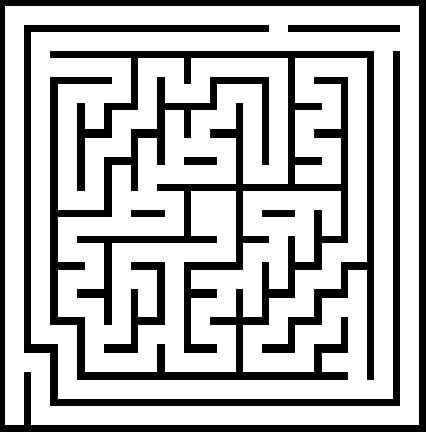
#> input picture WhatsApp Image 2025-10-24 at 17.55.22.jpeg, 426 x 432 px
$ python flood_fill_algorithm_2.py
#> lines starting #> are read from the running program, lines starting #| are printed output that depends on the picture; after the words box and inside, x2 and y2 are one past the last pixel; in counts of white or black regions, pixels touching at a corner belong together
import numpy as np
import matplotlib.pyplot as plt
from collections import deque
import cv2
from matplotlib.animation import FuncAnimation


#traitement d'image du labyrinthe
image = cv2.imread("WhatsApp Image 2025-10-24 at 17.55.22.jpeg", flags=cv2.IMREAD_GRAYSCALE)
#> image is the input picture: shape (432, 426); min 0, max 255, mean 181
_, binary = cv2.threshold(image, 127, 255, cv2.THRESH_BINARY)
#> binary: shape (432, 426); 70.9% white; 8 black regions, largest, box (x1, y1, x2, y2) and area: (50, 51, 374, 380) 30118, (0, 0, 426, 432) 10937, (24, 25, 400, 406) 9459
binary = cv2.bitwise_not(binary)
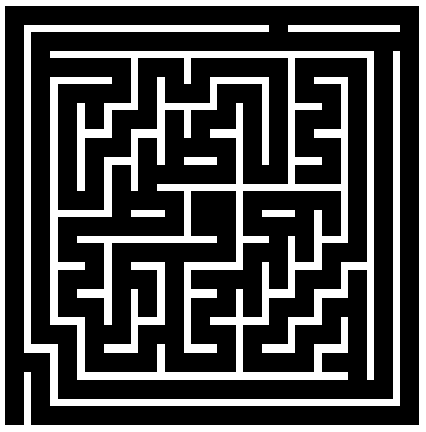
#> binary: shape (432, 426); 29.1% white; 8 white regions, largest, box (x1, y1, x2, y2) and area: (50, 51, 374, 380) 30118, (0, 0, 426, 432) 10937, (24, 25, 400, 406) 9459

maze2 = (binary <= 127).astype(int)


#réduction de la taille de l'image sans perdre d'informations
reduced_rows = deque()
previous_row = None

for row in maze2:
    if previous_row is None or not np.array_equal(row, previous_row):
        reduced_rows.append(row)
        previous_row = row
#> after the loop, previous_row = 426 values from 0 to 0

maze_reduced_v = np.array(reduced_rows).T #.T is for transposition
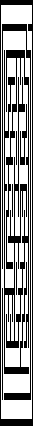
#> maze_reduced_v: shape (426, 33) int64; values 0 (black) and 1 (white), 59.9% white; 8 black regions, largest, box (x1, y1, x2, y2) and area: (4, 50, 29, 374) 3035, (0, 0, 33, 426) 1252, (2, 24, 31, 400) 996

cols_reduced = deque()
previous_col = None

for col in maze_reduced_v:
    if previous_col is None or not np.array_equal(col, previous_col):
        cols_reduced.append(col)
        previous_col = col
#> after the loop, previous_col = 33 values from 0 to 0

maze_final = np.array(cols_reduced).T
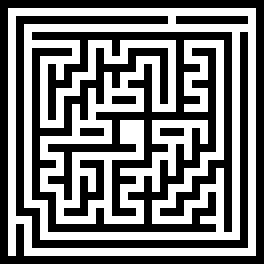
#> maze_final: shape (33, 33) int64 (shown 8 times larger); values 0 (black) and 1 (white), 47.8% white in thin lines or dots, all inside (x1, y1, x2, y2) = (1, 1, 32, 32)

size = maze_final.shape
#> size = (33, 33)

goal = (15,7)
distances = np.full(size, np.inf)
distances[goal[0]][goal[1]] = 0

frames = []

#flood fill algorithm
def floodfill(maze, goal):
#> called with goal = (15, 7)
    queue = deque([goal])

    while queue:
        x,y = queue.popleft()
        directions = [(1,0),(-1,0),(0,1),(0,-1)]
        # frames.append(distances.copy())
        for dx, dy in directions:
            nx , ny = x+dx, y+dy
            if 0 < nx < len(maze) and 0 < ny < len(maze[0]):
                if distances[nx][ny] == float('inf') and maze[nx][ny] == 1:
                    distances[nx][ny] = distances[x][y] + 1
                    queue.append((nx, ny))

#get the path function
def get_path(start, goal):
#> called with start = (31, 1), goal = (15, 7)
    path = []
    current = start
    while current != goal:
        x,y = current
        best = None
        best_distance = float('inf')
        directions = [(1,0),(-1,0),(0,1),(0,-1)]
        for dx, dy in directions :
            nx, ny = x+dx, y+dy
            if ((0 <= nx < len(maze_final)) and (0 < ny < len(maze_final[0]))
                and maze_final[nx][ny] == 1 and distances[nx][ny] < best_distance):
                    best_distance = distances[nx][ny]
                    best = (nx, ny)
        if best is None:
            return None
        path.append(current)
        current = best
    path.append(goal)
    return path

floodfill(maze=maze_final, goal=goal)
path = get_path(start=(31,1), goal=goal)

print(distances)

$ run again, with WhatsApp Image 2025-11-06 at 19.34.58.jpeg copied over WhatsApp Image 2025-10-24 at 17.55.22.jpeg
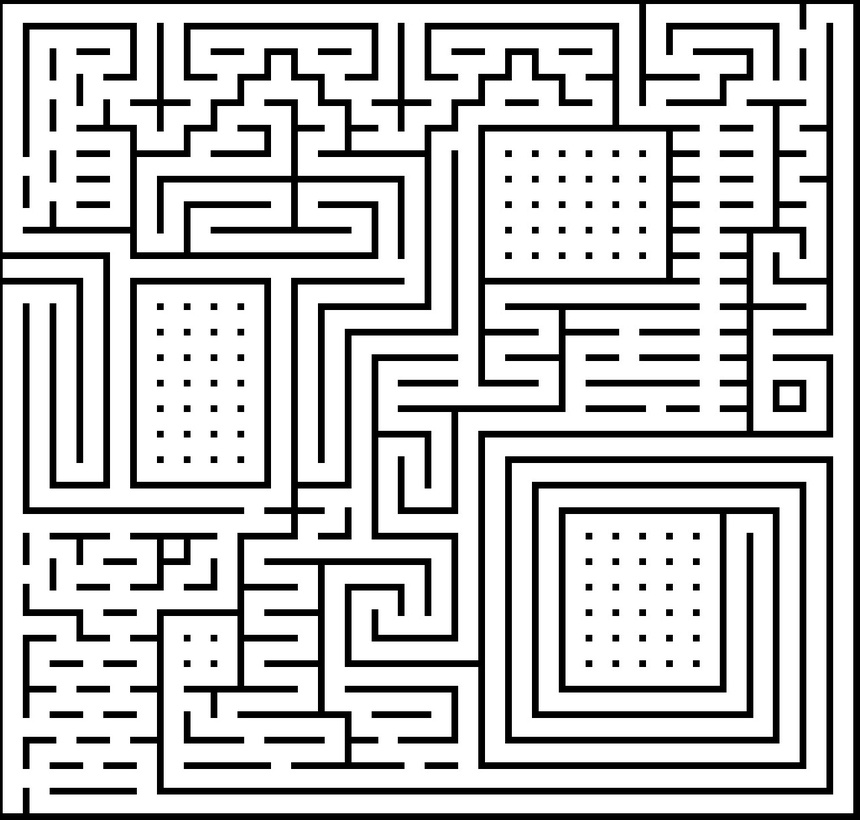
#> input picture WhatsApp Image 2025-11-06 at 19.34.58.jpeg, 860 x 820 px, shrunk from 1282 x 1222 before the run
#> image is the input picture: shape (820, 860); min 0, max 255, mean 195.2
#> `_, binary = cv2.threshold(image, 127, 255, cv2.THRESH_BINARY)`:
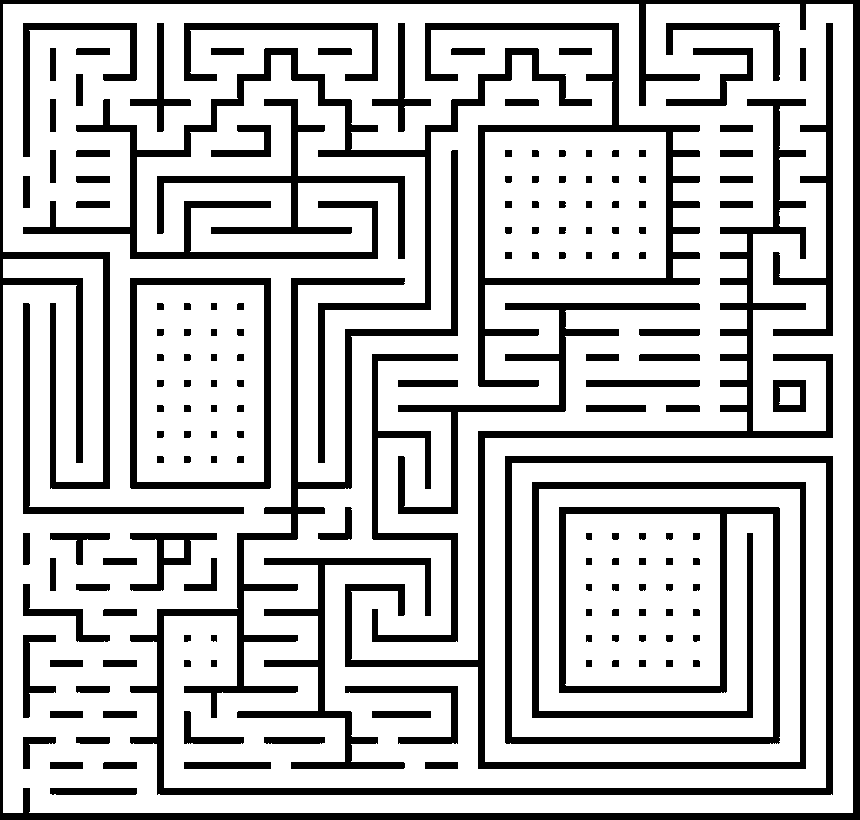
#> binary: shape (820, 860); 75.9% white; 165 black regions, largest, box (x1, y1, x2, y2) and area: (130, 150, 833, 795) 31638, (0, 0, 860, 820) 24579, (345, 99, 833, 769) 22928
#> after the loop `for row in maze2:`: previous_row = 860 values from 0 to 0
#> maze_reduced_v: shape (860, 178) int64; values 0 (black) and 1 (white), 63.9% white; 165 black regions (55 under 20 px), largest, box (x1, y1, x2, y2) and area: (38, 130, 175, 833) 9615, (21, 345, 172, 833) 6807, (8, 23, 114, 592) 6058
#> after the loop `for col in maze_reduced_v:`: previous_col = 178 values from 0 to 0
#> `maze_final = np.array(cols_reduced).T`:
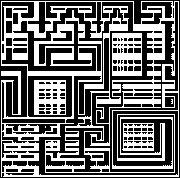
#> maze_final: shape (178, 180) int64; values 0 (black) and 1 (white), 42.6% white; 6 white regions (2 under 20 px), largest, box (x1, y1, x2, y2) and area: (1, 1, 179, 177) 11382, (112, 33, 142, 76) 880, (34, 80, 66, 115) 803, (122, 123, 154, 151) 562

$ run again, with 32 by 32 orthogonal maze.png saved as WhatsApp Image 2025-10-24 at 17.55.22.jpeg
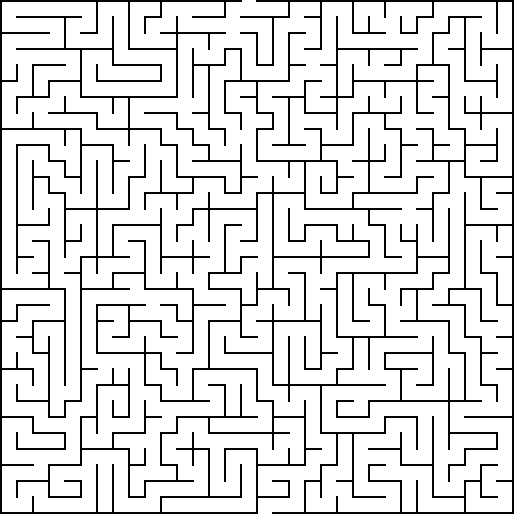
#> input picture 32 by 32 orthogonal maze.png, 514 x 514 px
#> image is the input picture: shape (514, 514); min 0, max 255, mean 221.3
#> `binary = cv2.bitwise_not(binary)`:
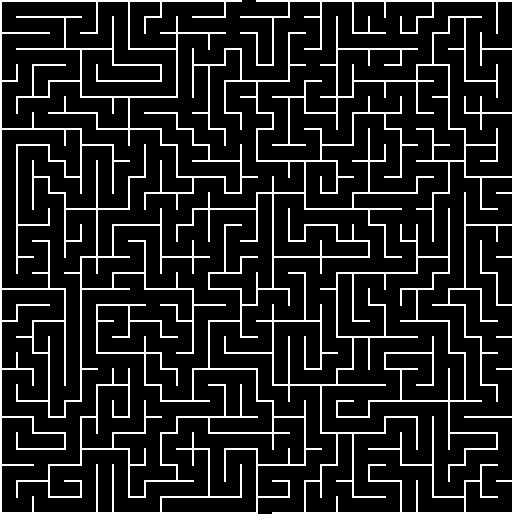
#> binary: shape (514, 514); 13.2% white in thin lines or dots
#> maze2: shape (514, 514) int64; values 0 (black) and 1 (white), 86.8% white; black in thin lines or dots
#> after the loop `for row in maze2:`: previous_row = 514 values, max 1 at index 258, min 0 at index 0, mean 0.0272
#> maze_reduced_v: shape (514, 65) int64; values 0 (black) and 1 (white), 68% white; black in thin lines or dots
#> after the loop `for col in maze_reduced_v:`: previous_col = 65 values from 0 to 0
#> `maze_final = np.array(cols_reduced).T`:
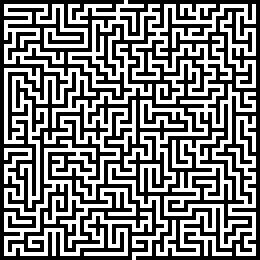
#> maze_final: shape (65, 65) int64 (shown 4 times larger); values 0 (black) and 1 (white), 48.5% white in thin lines or dots
